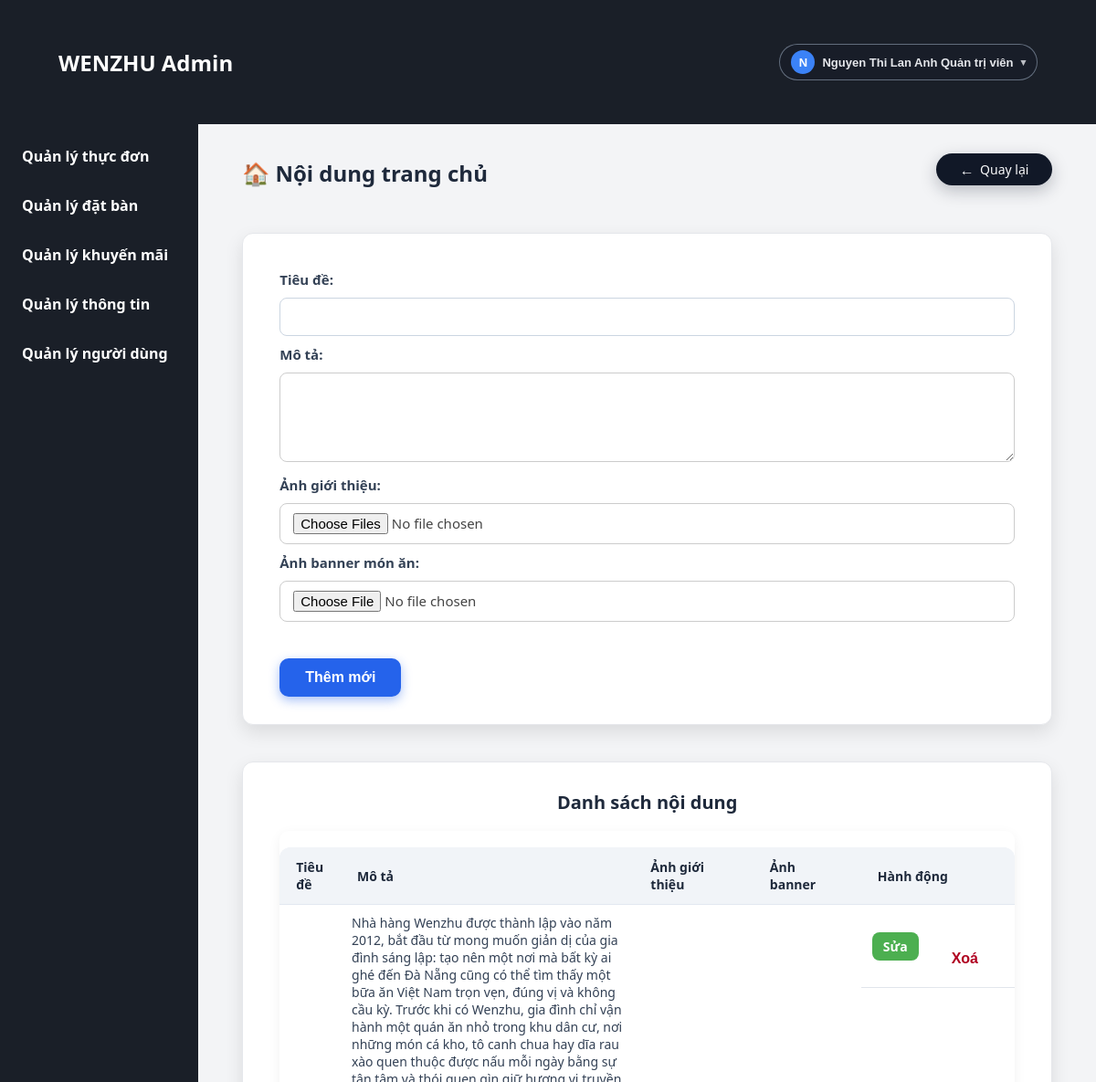
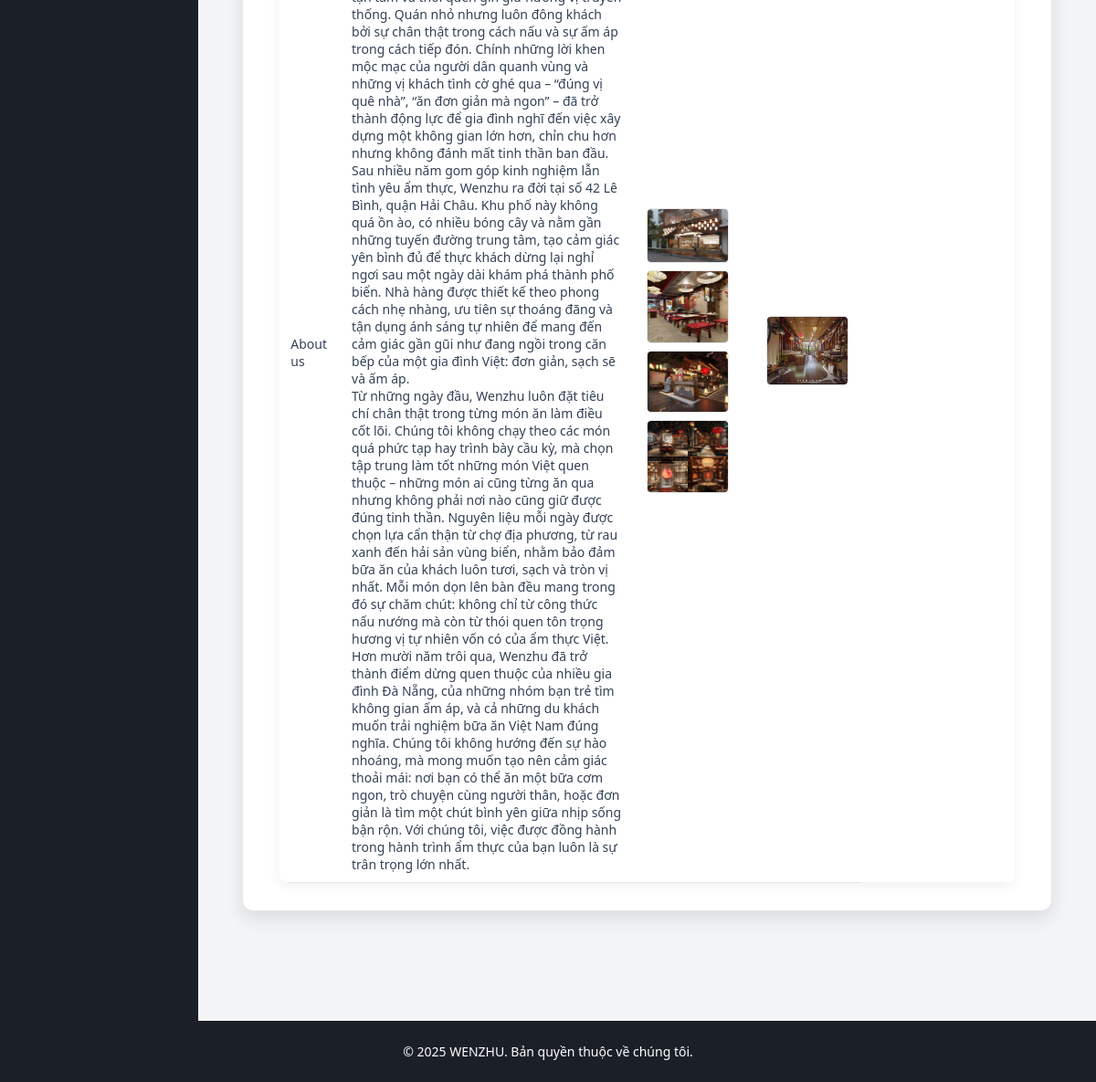
/admin/home_manage.php (signed in), run on the app's committed database (2 pictures, top to bottom).
### tables this page shows
CREATE TABLE `home_settings` (
  `id` int(11) NOT NULL,
  `title` varchar(255) DEFAULT NULL,
  `description` text DEFAULT NULL,
  `intro_images` text DEFAULT NULL,
  `banner_image` varchar(255) DEFAULT NULL,
  `created_at` timestamp NOT NULL DEFAULT current_timestamp()
);

### includes/db.php (called while the page is built, shortened)
<?php
spl_autoload_register(function ($class) {
    $prefixes = [
        'App\\Controllers\\' => __DIR__ . '/../controllers/',
        'App\\Models\\'      => __DIR__ . '/classes/',
        'App\\Components\\'  => __DIR__ . '/classes/',
        'App\\'              => __DIR__ . '/classes/',
    ];
    foreach ($prefixes as $prefix => $baseDir) {
        $len = strlen($prefix);
        $relative = substr($class, $len);
        $file = $baseDir . str_replace('\\', '/', $relative) . '.php';
        if (is_file($file)) {
            return;
        }
    }
});
require_once __DIR__ . '/classes/db.php';
require_once __DIR__ . '/classes/auth.php';
require_once __DIR__ . '/classes/components.php';

### includes/classes/auth.php (called while the page is built, shortened)
<?php
final class Auth {
    public static function guardAdmin(): void {
        $role = $_SESSION['user_role'] ?? '';
    }
}

### controllers/HomeController.php (called while the page is built, shortened)
<?php
final class HomeController
{
       public function handleManage(): array
    {
        $message = '';
        $error = '';
        $edit_data = null;
        return [
            'message' => $message,
            'error' => $error,
            'edit_data' => $edit_data
        ];
    }
    public function listAll()
    {
        return Db::conn()->query("SELECT * FROM home_settings ORDER BY id DESC");
    }
}

### includes/classes/db.php (called while the page is built, shortened)
<?php
final class Db {
    private static ?\mysqli $conn = null;
    public static function conn(): \mysqli {
        if (!self::$conn) {
            self::$conn = new \mysqli('localhost', 'root', '', 'restaurant_db');
            self::$conn->set_charset('utf8mb4');
        }
        return self::$conn;
    }
}

### admin/home_manage.php (the view, shortened to what this page needs)
<?php
require_once __DIR__ . '/../includes/db.php';
$ctrl = new HomeController();
$result = $ctrl->handleManage();
$edit_data = $result['edit_data'];
$list = $ctrl->listAll();
?>
<!DOCTYPE html>
<html lang="vi">
<head>
  <link rel="stylesheet" href="../assets/css/admin.css?v=<?= time(); ?>">
</head>
<body>
<?php include 'header.php'; ?>
<div class="admin-dashboard">
  <main class="admin-overview">
    <div style="display:flex;justify-content:space-between;align-items:center;">
      <h2>🏠 Nội dung trang chủ</h2>
      <div class="admin-page-header">
    <a href="dashboard.php" class="admin-back-btn">
        <span class="admin-back-btn-icon">←</span>
        Quay lại
    </a>
</div>
    </div>
    <div class="form-container">
      <form method="POST" enctype="multipart/form-data" autocomplete="off">
        <label>Tiêu đề:</label>
        <input type="text" name="title" required value="<?= htmlspecialchars($edit_data['title'] ?? '') ?>">
        <label>Mô tả:</label>
        <textarea name="description" rows="4"><?= htmlspecialchars($edit_data['description'] ?? '') ?></textarea>
        <label>Ảnh giới thiệu:</label>
        <input type="file" name="intro_images[]" accept="image/*" multiple>
        <label>Ảnh banner món ăn:</label>
        <input type="file" name="banner_image" accept="image/*">
        <div style="display:flex;gap:8px;align-items:center;margin-top:12px;">
          <button type="submit" class="btn primary"><?= $edit_data ? 'Cập nhật' : 'Thêm mới' ?></button>
        </div>
      </form>
    </div>
    <div class="form-container">
      <h3>Danh sách nội dung</h3>
      <div class="table-wrap">
        <table>
          <thead>
            <tr>
              <th>Tiêu đề</th>
              <th>Mô tả</th>
              <th>Ảnh giới thiệu</th>
              <th>Ảnh banner</th>
              <th>Hành động</th>
            </tr>
          </thead>
          <tbody>
          <?php if ($list && $list->num_rows): ?>
            <?php while ($r = $list->fetch_assoc()): ?>
              <tr>
                <td><?= htmlspecialchars($r['title'] ?? '') ?></td>
                <td><?= nl2br(htmlspecialchars($r['description'] ?? '')) ?></td>
                <td>
                  <?php
                    if (!empty($r['intro_images'])) {
                        $imgs = preg_split('/\r\n|\r|\n/', (string)$r['intro_images']);
                        foreach ($imgs as $img) {
                            if ($img) echo '<img src="'.htmlspecialchars($img).'" class="thumb" loading="lazy">';
                        }
                    } else echo '—';
                  ?>
                </td>
                <td>
                  <?php if (!empty($r['banner_image'])): ?>
                    <img src="<?= htmlspecialchars($r['banner_image']) ?>" class="thumb" loading="lazy">
                  <?php else: ?> — <?php endif; ?>
                </td>
                <td class="action-links">
                  <a href="?id=<?= (int)$r['id'] ?>" class="edit">Sửa</a>
                  <form method="post" style="display:inline" onsubmit="return confirm('Xoá bản ghi này?');">
                    <button type="submit" class="delete"
                            style="background:none;border:none;color:#b00020;cursor:pointer;">Xoá</button>
                  </form>
                </td>
              </tr>
            <?php endwhile; ?>
          <?php else: ?>
            <tr><td colspan="5" style="text-align:center;">Chưa có nội dung nào.</td></tr>
          <?php endif; ?>
          </tbody>
        </table>
      </div>
    </div>
  </main>
</div>
</body>
</html>

### admin/home_manage.php (style rules this page uses)
.thumb { width:90px;border-radius:6px;border:1px solid #e5e7eb;margin:2px }

### data on the page
home_settings: title "About us", description "Nhà hàng Wenzhu được thành lập vào năm 2012, bắt đầu từ mong muốn giản dị của gia đình sáng lập: tạo nên một nơi mà bất kỳ ai ghé đến Đà Nẵng cũng có thể tìm thấy một bữa ăn Việt Nam trọn vẹn, đúng vị và không cầu kỳ. Trước khi có Wenzhu, gia đình chỉ vận hành một quán ăn nhỏ trong khu dân cư, nơi những món cá kho, tô canh chua hay dĩa rau xào quen thuộc được nấu mỗi ngày bằng sự tận tâm và thói quen gìn giữ hương vị truyền thống. Quán nhỏ nhưng luôn đông khách bởi sự chân thật trong cách nấu và sự ấm áp trong cách tiếp đón. Chính những lời khen mộc mạc của người dân quanh vùng và những vị khách tình cờ ghé qua – “đúng vị quê nhà”, “ăn đơn giản mà ngon” – đã trở thành động lực để gia đình…", intro_images (picture), banner_image (picture)

### other printed values
$avatarLetter "N"
$username "Nguyen Thi Lan Anh"
$roleLabel "Quản trị viên"
$item['label'] "Quản lý thực đơn"
$item['label'] "Quản lý đặt bàn"
$item['label'] "Quản lý khuyến mãi"
$item['label'] "Quản lý thông tin"
$item['label'] "Quản lý người dùng"
$this->year "2025"
$this->brand "WENZHU"
